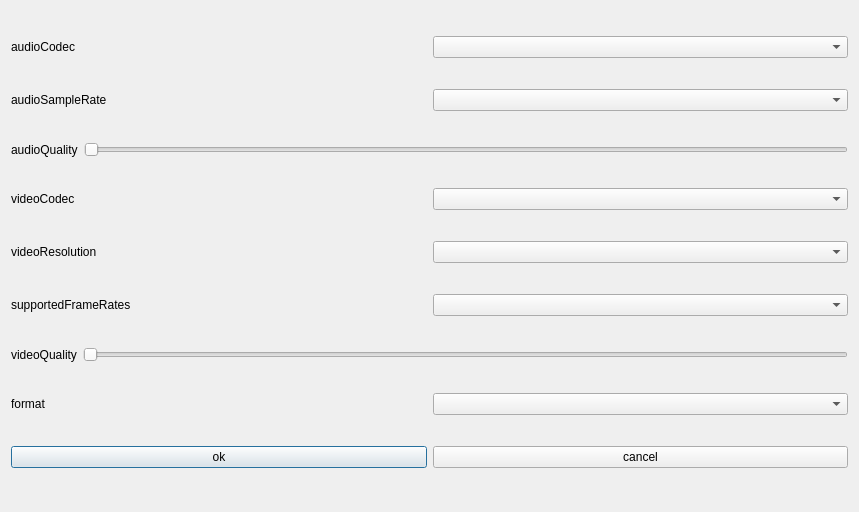
<?xml version="1.0" encoding="UTF-8"?>
<ui version="4.0">
 <class>settingDialog</class>
 <widget class="QDialog" name="settingDialog">
  <property name="geometry">
   <rect>
    <x>0</x>
    <y>0</y>
    <width>859</width>
    <height>512</height>
   </rect>
  </property>
  <property name="windowTitle">
   <string>Dialog</string>
  </property>
  <layout class="QVBoxLayout" name="verticalLayout">
   <item>
    <layout class="QHBoxLayout" name="horizontalLayout_3">
     <item>
      <widget class="QLabel" name="label">
       <property name="text">
        <string>audioCodec</string>
       </property>
      </widget>
     </item>
     <item>
      <widget class="QComboBox" name="audiocodecBox"/>
     </item>
    </layout>
   </item>
   <item>
    <layout class="QHBoxLayout" name="horizontalLayout_2">
     <item>
      <widget class="QLabel" name="audioSampleRateLabel">
       <property name="text">
        <string>audioSampleRate</string>
       </property>
      </widget>
     </item>
     <item>
      <widget class="QComboBox" name="audioSampleRateBox"/>
     </item>
    </layout>
   </item>
   <item>
    <layout class="QHBoxLayout" name="horizontalLayout_7">
     <item>
      <widget class="QLabel" name="label_6">
       <property name="text">
        <string>audioQuality</string>
       </property>
      </widget>
     </item>
     <item>
      <widget class="QSlider" name="audioQualitySlider">
       <property name="orientation">
        <enum>Qt::Horizontal</enum>
       </property>
      </widget>
     </item>
    </layout>
   </item>
   <item>
    <layout class="QHBoxLayout" name="horizontalLayout_4">
     <item>
      <widget class="QLabel" name="label_2">
       <property name="text">
        <string>videoCodec</string>
       </property>
      </widget>
     </item>
     <item>
      <widget class="QComboBox" name="videocodecBox"/>
     </item>
    </layout>
   </item>
   <item>
    <layout class="QHBoxLayout" name="horizontalLayout">
     <item>
      <widget class="QLabel" name="label_5">
       <property name="text">
        <string>videoResolution</string>
       </property>
      </widget>
     </item>
     <item>
      <widget class="QComboBox" name="videoResolutionBox"/>
     </item>
    </layout>
   </item>
   <item>
    <layout class="QHBoxLayout" name="horizontalLayout_5">
     <item>
      <widget class="QLabel" name="label_3">
       <property name="text">
        <string>supportedFrameRates</string>
       </property>
      </widget>
     </item>
     <item>
      <widget class="QComboBox" name="supportedFrameRatesBox"/>
     </item>
    </layout>
   </item>
   <item>
    <layout class="QHBoxLayout" name="horizontalLayout_6">
     <item>
      <widget class="QLabel" name="label_7">
       <property name="text">
        <string>videoQuality</string>
       </property>
      </widget>
     </item>
     <item>
      <widget class="QSlider" name="videoQualitySlider">
       <property name="orientation">
        <enum>Qt::Horizontal</enum>
       </property>
      </widget>
     </item>
    </layout>
   </item>
   <item>
    <layout class="QHBoxLayout" name="horizontalLayout_9">
     <item>
      <widget class="QLabel" name="formatLabel">
       <property name="text">
        <string>format</string>
       </property>
      </widget>
     </item>
     <item>
      <widget class="QComboBox" name="formatBox"/>
     </item>
    </layout>
   </item>
   <item>
    <layout class="QHBoxLayout" name="horizontalLayout_8">
     <item>
      <widget class="QPushButton" name="okBtn">
       <property name="text">
        <string>ok</string>
       </property>
      </widget>
     </item>
     <item>
      <widget class="QPushButton" name="cancelBtn">
       <property name="text">
        <string>cancel</string>
       </property>
      </widget>
     </item>
    </layout>
   </item>
  </layout>
 </widget>
 <resources/>
 <connections/>
</ui>
